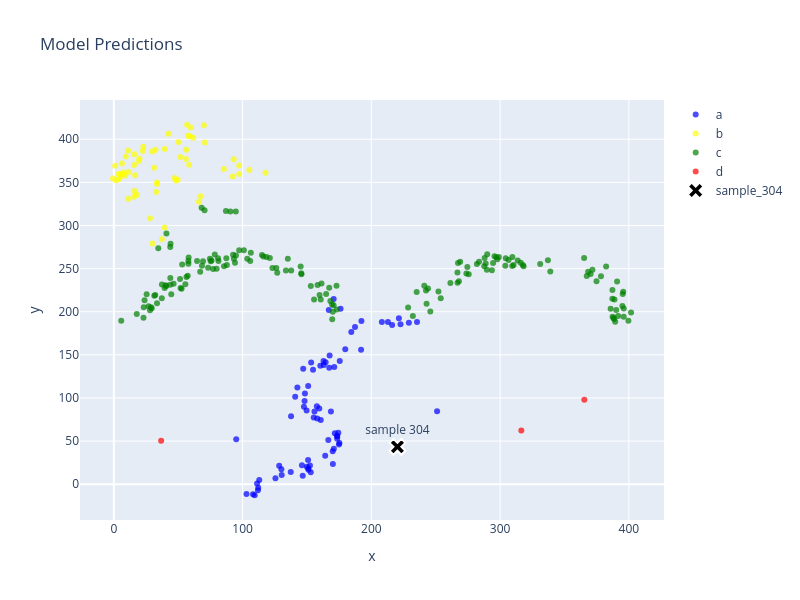

The cell this chart's notebook holds for it:
### Code cell
import plotly.graph_objects as go

# Create scatter plot with plotly
fig = go.Figure()

for label, color_map_val in zip(color_map.keys(), ['blue', 'yellow', 'green', 'red']):
    predicted = plot_df[plot_df["pred"] == label]
    fig.add_trace(go.Scatter(
        x=predicted["x"],
        y=predicted["y"],
        mode='markers',
        name=label,
        marker=dict(size=6, color=color_map_val, opacity=0.7),
        customdata=predicted.index.to_numpy(),
        hovertemplate="sample id: %{customdata}<extra></extra>"
    ))

# Highlight sample_ind
selected = plot_df.iloc[sample_ind]
fig.add_trace(go.Scatter(
    x=[selected["x"]],
    y=[selected["y"]],
    mode='markers+text',
    name=f"sample_{sample_ind}",
    text=[f"sample {sample_ind}"],
    textposition='top center',
    marker=dict(size=14, color='black', symbol='x', line=dict(width=2, color='white')),
    customdata=[selected.name],
    hovertemplate="sample id: %{customdata}<extra></extra>"
))

fig.update_layout(
    title="Model Predictions",
    xaxis_title="x",
    yaxis_title="y",
    hovermode='closest',
    height=600,
    width=800
)

fig.show()

### Figure 1 — Plotly figure (JSON) as saved in the notebook; plotly's stock layout.template omitted (floating-point values rounded to 4 significant figures; data arrays with more than 128 entries replaced by an {"elided": "..."} marker saying what was removed)
{"data": [{"customdata": [80, 81, 83, 88, 89, 90, 91, 92, 93, 165, 166, 167, 168, 169, 170, 171, 172, 173, 174, 175, 176, 177, 178, 179, 180, 181, 182, 183, 184, 185, 186, 187, 188, 189, 190, 191, 192, 193, 194, 195, 196, 197, 198, 199, 200, 201, 202, 203, 204, 205, 206, 207, 208, 209, 210, 211, 212, 213, 214, 215, 216, 217, 218, 219, 220, 221, 222, 223, 224, 225, 226, 227, 228, 300, 303, 304], "hovertemplate": "sample id: %{customdata}<extra></extra>", "marker": {"color": "blue", "opacity": 0.7, "size": 6}, "mode": "markers", "name": "a", "type": "scatter", "x": [170.7, 167.0, 176.1, 212.9, 216.1, 229.1, 221.4, 222.7, 235.5, 208.2, 192.3, 187.3, 184.4, 192.0, 179.7, 175.5, 167.6, 167.3, 160.4, 163.1, 164.5, 162.8, 171.2, 153.2, 154.7, 147.1, 142.6, 150.9, 148.4, 140.8, 148.1, 137.6, 149.7, 157.7, 147.6, 155.8, 159.6, 168.6, 160.7, 158.0, 155.2, 173.5, 174.3, 171.6, 175.2, 173.4, 170.9, 174.8, 173.5, 166.6, 170.0, 170.1, 152.3, 164.2, 150.9, 151.2, 150.9, 146.1, 146.7, 152.9, 149.9, 137.4, 128.4, 130.1, 125.5, 130.4, 112.9, 112.1, 108.1, 109.4, 111.9, 111.2, 103.0, 95.06, 251.1, 220.2], "y": [214.8, 201.8, 203.4, 188.0, 184.5, 187.1, 192.5, 185.4, 188.0, 188.2, 189.2, 182.3, 176.3, 155.8, 156.4, 142.7, 149.2, 134.9, 137.2, 138.3, 141.3, 143.0, 135.8, 141.0, 132.6, 133.8, 112.2, 113.8, 105.2, 101.3, 96.52, 78.63, 85.52, 90.31, 89.64, 84.15, 87.8, 84.17, 74.45, 76.13, 77.25, 55.35, 59.55, 59.18, 47.63, 56.18, 40.99, 45.99, 52.57, 51.1, 38.04, 23.36, 21.59, 32.91, 28.03, 16.79, 18.41, 21.79, 9.668, 13.74, 20.26, 14.0, 21.24, 17.28, 6.905, 10.63, 4.723, -4.059, -11.64, -12.86, -7.023, 0.6919, -11.35, 52.05, 84.58, 43.34]}, {"customdata": [229, 230, 231, 232, 233, 234, 235, 236, 237, 238, 239, 240, 241, 242, 243, 244, 245, 246, 247, 248, 249, 250, 251, 252, 253, 254, 255, 256, 257, 258, 259, 260, 261, 262, 263, 264, 265, 266, 267, 268, 269, 270, 271, 272, 273, 274, 275, 276, 277, 278, 280, 281, 285, 287, 292, 293, 294, 295, 296, 297, 298], "hovertemplate": "sample id: %{customdata}<extra></extra>", "marker": {"color": "yellow", "opacity": 0.7, "size": 6}, "mode": "markers", "name": "b", "type": "scatter", "x": [17.9, 11.28, 15.58, 16.07, 33.56, 32.8, 33.6, 47.25, 48.14, 49.61, 58.52, 55.96, 51.63, 56.19, 70.7, 59.78, 61.72, 57.83, 69.93, 56.88, 59.07, 50.19, 42.47, 39.54, 29.83, 32.37, 31.18, 15.75, 6.299, 4.128, 5.657, 6.544, 3.791, 1.771, 5.502, 8.887, -0.6856, 1.033, 19.9, 22.56, 22.89, 15.81, 11.08, 19.51, 9.305, 16.55, 7.555, 11.48, 28.09, 39.45, 37.33, 30.08, 67.39, 66.09, 85.4, 93.14, 97.35, 92.27, 97.39, 105.2, 117.8], "y": [335.7, 331.1, 333.2, 339.9, 348.2, 338.8, 349.9, 355.1, 352.3, 353.2, 370.5, 377.1, 379.4, 387.8, 396.2, 413.6, 401.9, 404.0, 416.2, 416.8, 403.6, 396.9, 406.4, 388.8, 385.7, 387.8, 366.9, 370.2, 372.0, 353.8, 357.3, 359.9, 359.7, 352.5, 359.5, 358.0, 354.5, 369.2, 377.6, 386.2, 391.2, 382.7, 387.0, 374.7, 379.9, 358.1, 361.5, 362.0, 308.3, 297.7, 284.0, 279.2, 334.0, 327.7, 365.4, 376.8, 369.5, 356.7, 359.8, 364.4, 361.0]}, {"customdata": {"elided": "165 int values"}, "hovertemplate": "sample id: %{customdata}<extra></extra>", "marker": {"color": "green", "opacity": 0.7, "size": 6}, "mode": "markers", "name": "c", "type": "scatter", "x": {"elided": "165 float values"}, "y": {"elided": "165 float values"}}, {"customdata": [299, 301, 302], "hovertemplate": "sample id: %{customdata}<extra></extra>", "marker": {"color": "red", "opacity": 0.7, "size": 6}, "mode": "markers", "name": "d", "type": "scatter", "x": [36.73, 316.5, 365.4], "y": [50.41, 62.26, 97.86]}, {"customdata": [304], "hovertemplate": "sample id: %{customdata}<extra></extra>", "marker": {"color": "black", "line": {"color": "white", "width": 2}, "size": 14, "symbol": "x"}, "mode": "markers+text", "name": "sample_304", "text": ["sample 304"], "textposition": "top center", "type": "scatter", "x": [220.2], "y": [43.34]}], "layout": {"height": 600, "hovermode": "closest", "title": {"text": "Model Predictions"}, "width": 800, "xaxis": {"title": {"text": "x"}}, "yaxis": {"title": {"text": "y"}}}}
